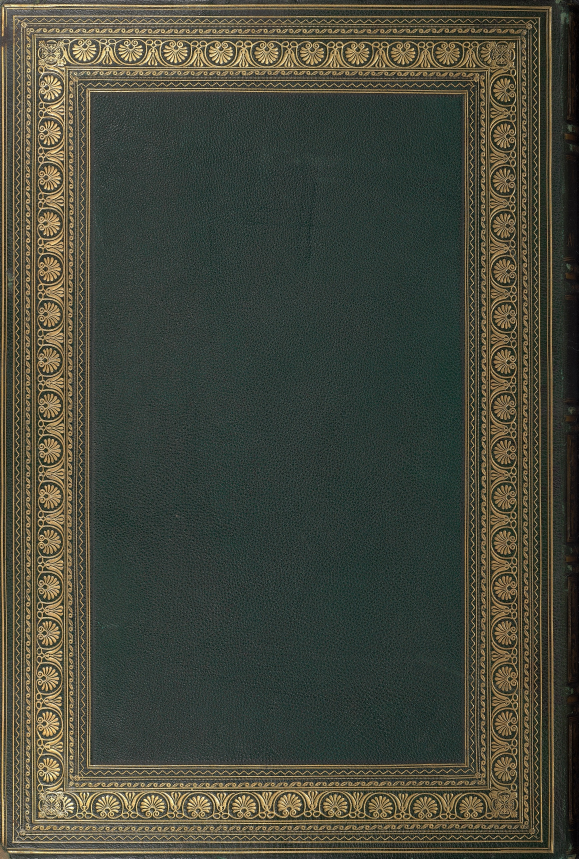
#> input picture toys-src/vectorious/handover/birdsAustraliav6Goul_0344.jpeg, 1736 x 2576 px, found by its file name (shown at 1/3 size)
$ python stack.py
#> lines starting #> are read from the running program, lines starting #| are printed output that depends on the picture
import cv2, numpy as np, sys
from scipy.signal import find_peaks

im = cv2.imread('/mnt/user-data/uploads/birdsAustraliav6Goul_0344.jpeg')
#> im is the input picture: shape (2576, 1736, 3); mean B, G, R 59.2, 72, 70
lab = cv2.cvtColor(im, cv2.COLOR_BGR2LAB).astype(np.float32)
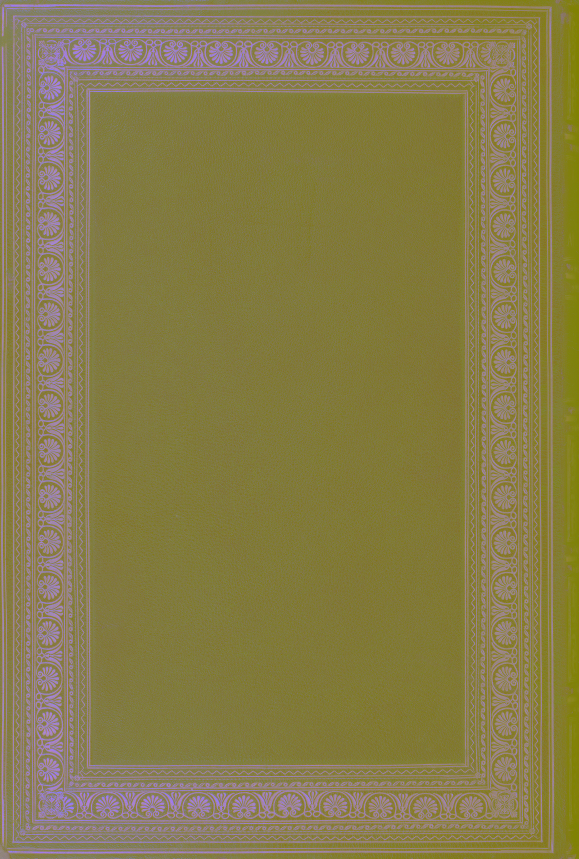
#> lab: shape (2576, 1736, 3) float32 (shown at 1/3 size); mean B, G, R 74.8, 127.1, 133.3
B = lab[:, :, 2]
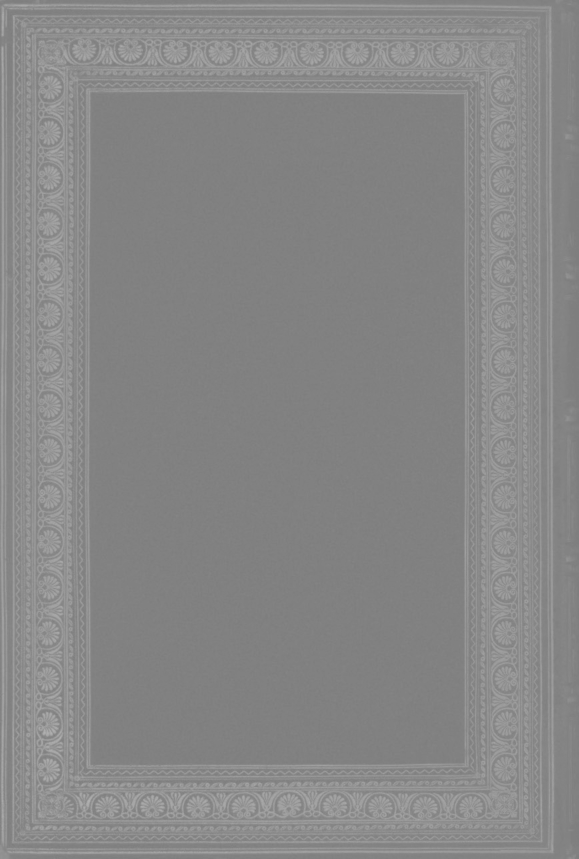
#> B: shape (2576, 1736) float32 (shown at 1/3 size); min 122, max 179, mean 135.1
H, W = B.shape
#> H = 2576; W = 1736
S = 4  # upscale factor

# Horizontal strips, each rotated so the outer edge is at the top
strips = {
    'top':    B[95:255, 260:1290],
    'bottom': cv2.rotate(np.ascontiguousarray(B[2320:2480, 260:1290]), cv2.ROTATE_180),
    'left':   cv2.rotate(np.ascontiguousarray(B[300:2300, 85:245]), cv2.ROTATE_90_CLOCKWISE),
    'right':  cv2.rotate(np.ascontiguousarray(B[300:2300, 1415:1575]), cv2.ROTATE_90_COUNTERCLOCKWISE),
}

# Period from autocorrelation of the top strip's column profile
top = strips['top']
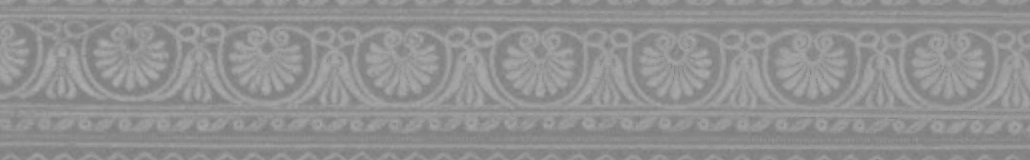
#> top: shape (160, 1030) float32; min 122, max 173, mean 144.8
prof = top[30:130].mean(0); prof -= prof.mean()
#> after `prof = top[30:130].mean(0)`: prof = 1030 values, max 154.6 at index 469, min 138.8 at index 31, mean 147.5
#> after `prof -= prof.mean()`: prof = 1030 values, max 7.1 at index 469, min -8.78 at index 31, mean 4.68e-06
ac = np.correlate(prof, prof, 'full')[len(prof)-1:]
#> ac = 1030 values, max 8654.1 at index 0, min -3064.8 at index 27, mean 4.2
pk, _ = find_peaks(ac[40:300]); period0 = pk[np.argmax(ac[40:300][pk])] + 40
#> after `pk, _ = find_peaks(ac[40:300])`: pk = 19 values from 4 to 245
#> after `period0 = pk[np.argmax(ac[40:300][pk])] + 40`: period0 = 136
print('coarse period', period0)
#| coarse period 136

# Template: one period (plus margin) from top strip at full height
x0 = 200
tmpl = top[:, x0:x0 + period0].copy()
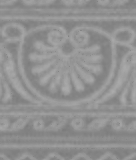
#> tmpl: shape (160, 136) float32; min 124, max 172, mean 145.1

def up(a): return cv2.resize(a, None, fx=S, fy=S, interpolation=cv2.INTER_CUBIC)

# Refine template by a first-pass stack on top strip, then use for all strips
def collect(strip, tmpl):
    # allow vertical slack: template shorter than strip
    th = tmpl[20:-20]
    r = cv2.matchTemplate(strip, th, cv2.TM_CCOEFF_NORMED)
    col = r.max(0)
    pk, _ = find_peaks(col, distance=int(period0 * 0.8), height=0.35)
    out = []
    for x in pk:
        y = int(np.argmax(r[:, x]))
        # subpixel refine on upscaled patch
        xs, ys = max(x - 3, 0), max(y - 3, 0)
        patch = strip[ys:ys + th.shape[0] + 6, xs:xs + th.shape[1] + 6]
        if patch.shape[0] < th.shape[0] + 6 or patch.shape[1] < th.shape[1] + 6: continue
        rr = cv2.matchTemplate(up(patch), up(th), cv2.TM_CCOEFF_NORMED)
        _, sc, _, (dx, dy) = cv2.minMaxLoc(rr)
        out.append((sc, (xs * S + dx), (ys * S + dy)))
    return out

tiles = []
template = tmpl
for it in range(2):
    tiles = []; spac = {}
    for name, st in strips.items():
        U = up(st)
        hits = collect(st, template)
        th, tw = (template.shape[0] - 40) * S, template.shape[1] * S
        for sc, X, Y in hits:
            t = U[Y - 14*S:Y + th, X:X + tw]
            if Y >= 14*S and t.shape == (th + 14*S, tw): tiles.append(t); spac.setdefault(name, []).append(X)
        if it == 1: print(name, len(hits), 'repeats, mean score', np.mean([h[0] for h in hits]).round(3))
    stack = np.median(np.stack(tiles), 0)
    template = np.pad(cv2.resize(stack[14*S:], None, fx=1/S, fy=1/S, interpolation=cv2.INTER_AREA), ((20, 20), (0, 0)), mode='edge')
#> this loop made 2 passes
#> pass 1, in collect, `th = tmpl[20:-20]`:
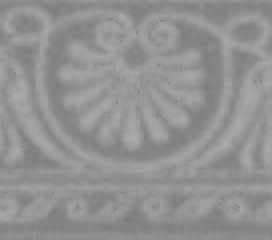
#> th: shape (120, 136) float32 (shown 2 times larger); min 124, max 172, mean 146
#> pass 1, in collect, `r = cv2.matchTemplate(strip, th, cv2.TM_CCOEFF_NORMED)`:
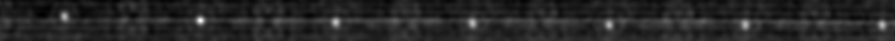
#> r: shape (41, 895) float32; min -0.0759, max 1, mean 0.0889; drawn with min black and max white
#> pass 1, in collect (call 2), `r = cv2.matchTemplate(strip, th, cv2.TM_CCOEFF_NORMED)`:
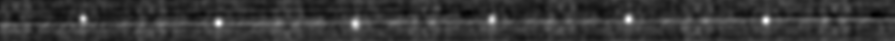
#> r: shape (41, 895) float32; min -0.114, max 0.757, mean 0.0745; drawn with min black and max white

print('total tiles', len(tiles))
np.save('stack.npy', stack)
np.save('tiles.npy', np.stack(tiles))

import json
per=[np.median(np.diff(sorted(v))) for v in spac.values() if len(v)>3]
print('period at 4x per band', per)
json.dump({'period4x': float(np.median(per))}, open('period.json','w'))
